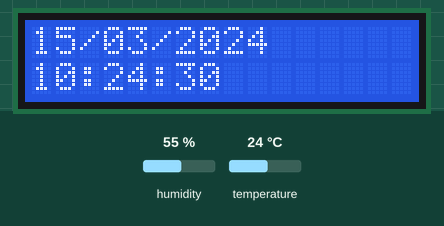
A program run on a simulated Raspberry Pi (BCM pin numbers). Parts: 16×2 character LCD. The inputs (shaded band) are chosen by the test bench; at power-on: temperature 24 °C, humidity 55 %. The clock reads 2024-03-15 10:24:30 at power-on unless the program sets it.

Above: at 1.2 s.
1.3 s: temperature set to 41 °C
At 4.6 s:
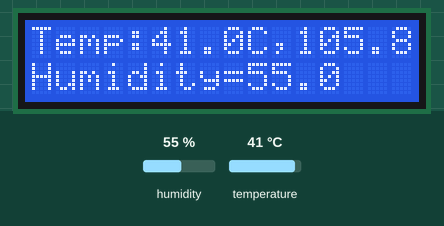
12.1 s: temperature set to 12 °C
At 18.6 s:
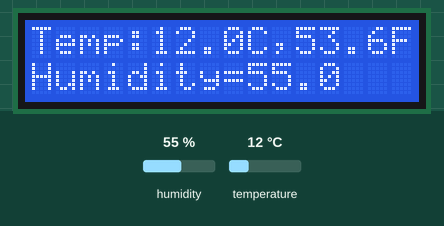
25.7 s: humidity set to 22 %
At 34.18 s:
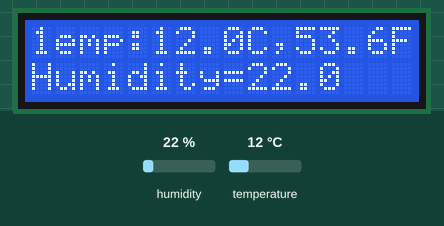
35.6 s: humidity set to 40 %
At 38.4 s:
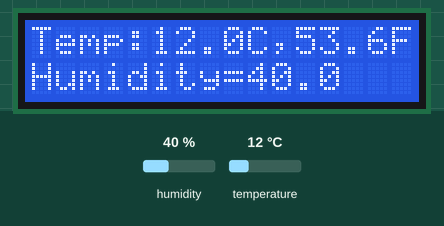
Timing chart, 0 to 39.9 s (numbered marks = the images above; inputs shaded):
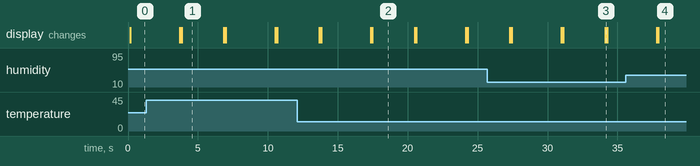

Measured:
- after the input at 1.3 s, the display: first differs from a run without the input after 2.5 s (image 1)
- after the input at 12.1 s, the display: first differs from a run without the input after 5.4 s (image 2)
- what the display in image 1 shows lasts 3.1 s, from 3.8 s to 6.9 s

The program:

lcd_i2c_temp.py
```python
#!/usr/bin/python
#--------------------------------------
import time
import sys
import os
import smbus			# LCD library
import Adafruit_DHT		# DHT11 library

# Define some device parameters
I2C_ADDR  = 0x27 # I2C device address
LCD_WIDTH = 16   # Maximum characters per line

# Define some device constants
LCD_CHR = 1 # Mode - Sending data
LCD_CMD = 0 # Mode - Sending command

LCD_LINE_1 = 0x80 # LCD RAM address for the 1st line
LCD_LINE_2 = 0xC0 # LCD RAM address for the 2nd line
LCD_LINE_3 = 0x94 # LCD RAM address for the 3rd line
LCD_LINE_4 = 0xD4 # LCD RAM address for the 4th line

LCD_BACKLIGHT  = 0x08  # On
#LCD_BACKLIGHT = 0x00  # Off

ENABLE = 0b00000100 # Enable bit

DHTpin = 4
# Timing constants
E_PULSE = 0.0005
E_DELAY = 0.0005

#Open I2C interface
#bus = smbus.SMBus(0)  # Rev 1 Pi uses 0
bus = smbus.SMBus(1) # Rev 2 Pi uses 1

def lcd_init():
  # Initialise display
  lcd_byte(0x33,LCD_CMD) # 110011 Initialise
  lcd_byte(0x32,LCD_CMD) # 110010 Initialise
  lcd_byte(0x06,LCD_CMD) # 000110 Cursor move direction
  lcd_byte(0x0C,LCD_CMD) # 001100 Display On,Cursor Off, Blink Off
  lcd_byte(0x28,LCD_CMD) # 101000 Data length, number of lines, font size
  lcd_byte(0x01,LCD_CMD) # 000001 Clear display
  time.sleep(E_DELAY)

def lcd_byte(bits, mode):
  # Send byte to data pins
  # bits = the data
  # mode = 1 for data
  #        0 for command

  bits_high = mode | (bits & 0xF0) | LCD_BACKLIGHT
  bits_low = mode | ((bits<<4) & 0xF0) | LCD_BACKLIGHT

  # High bits
  bus.write_byte(I2C_ADDR, bits_high)
  lcd_toggle_enable(bits_high)

  # Low bits
  bus.write_byte(I2C_ADDR, bits_low)
  lcd_toggle_enable(bits_low)

def lcd_toggle_enable(bits):
  # Toggle enable
  time.sleep(E_DELAY)
  bus.write_byte(I2C_ADDR, (bits | ENABLE))
  time.sleep(E_PULSE)
  bus.write_byte(I2C_ADDR,(bits & ~ENABLE))
  time.sleep(E_DELAY)

def lcd_string(message,line):
  # Send string to display

  message = message.ljust(LCD_WIDTH," ")

  lcd_byte(line, LCD_CMD)

  for i in range(LCD_WIDTH):
    lcd_byte(ord(message[i]),LCD_CHR)

def getSensorData():
    RHW, TW = Adafruit_DHT.read_retry(Adafruit_DHT.DHT11, DHTpin)
    TWF = 9/5*TW+32
    return (str(RHW), str(TW), str(TWF))

def main():
  # Main program block

  # Initialise display
  lcd_init()

  while True:

    # Send some test
    lcd_string(time.strftime("%d/%m/%Y") ,LCD_LINE_1)
    lcd_string(time.strftime("%I:%M:%S") ,LCD_LINE_2)

    time.sleep(3)

    # Send some more text
    RHW, TW, TWF = getSensorData()
    str1 = "Temp:" + TW + "C," + TWF + "F"
    str2 = "Humidity=" + RHW
    lcd_string(str1,LCD_LINE_1)
    lcd_string(str2,LCD_LINE_2)

    time.sleep(3)

if __name__ == '__main__':

  try:
    main()
  except KeyboardInterrupt:
    pass
  finally:
    lcd_byte(0x01, LCD_CMD)
```
